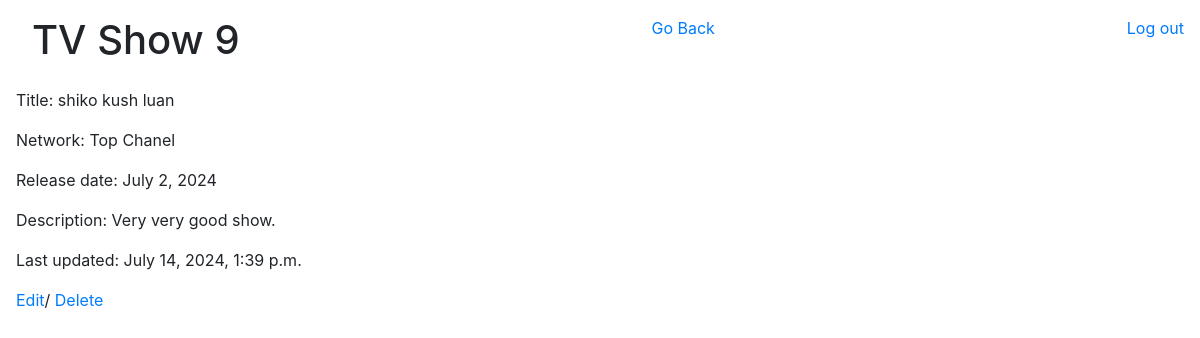
The app's page /shows/9 (signed in) with its own data.
### shows_app/models.py (models this page shows, shortened)
class Show(models.Model):
    title = models.CharField(max_length=255)
    network = models.CharField(max_length=255)
    release_date = models.DateField()
    description = models.TextField()
    created_at = models.DateTimeField(auto_now_add=True)
    updated_at = models.DateTimeField(auto_now=True)
    objects = ShowManager()
    @classmethod
    def get_one_show(cls, id):
        return cls.objects.get(id=id)

### shows_app/views.py (the view)
# urls.py: path('shows/<int:id>', views.view_one_show),
def view_one_show(request, id):
    if "user_id" not in request.session:
        return redirect("/logout")
    data = {
        "show": Show.get_one_show(id)
    }
    return render(request, "show.html", data)

### shows_app/templates/show.html (shortened to what this page needs)
<!DOCTYPE html>
<html lang="en">
<head>
    <link rel="stylesheet" href="https://cdn.jsdelivr.net/npm/bootstrap@4.0.0/dist/css/bootstrap.min.css">
</head>
<body>
    <div class="mt-3 ml-3">
        <div class="d-flex justify-content-between m-3">
            <h1>TV Show {{show.id}}</h1>
            <a href="/shows">Go Back</a>
            <a href="/logout">Log out</a>
        </div>
        <p>Title: {{show.title}}</p>
        <p>Network: {{show.network}}</p>
        <p>Release date: {{show.release_date}}</p>
        <p>Description: {{show.description}}</p>
        <p>Last updated: {{show.updated_at}}</p>
        <p>
            <a href="/shows/{{show.id}}/edit">Edit</a>/
            <a href="/shows/{{show.id}}/destroy">Delete</a>
        </p>
    </div>
</body>
</html>

### records on screen
Show: id "9", title "shiko kush luan", network "Top Chanel", release_date "July 2, 2024", description "Very very good show.", updated_at "July 14, 2024, 1:39 p.m."
